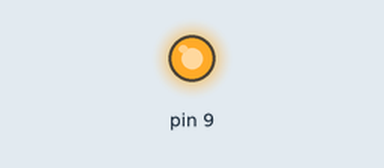
This program was run on a simulated MicroPython board. On the bench: output pins drawn as LEDs (lit = HIGH). At 12.0 s the program stops and its outputs stay as they are.

Above: at 1.0 s.
At 3.0 s:
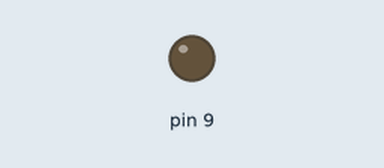
Timing chart, 0 to 5.2 s (numbered marks = the images above):
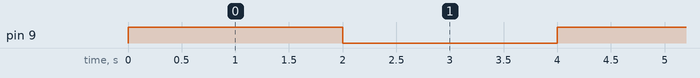

The program:

control_motor.py
```python
from machine import Pin
import time


###############################################
# Toggle the vibrating disk motor on and off  #
###############################################
Pin.exp_board.G9
p_out = Pin(Pin.exp_board.G9, mode=Pin.OUT)
Pin.exp_board.G9.id()

for i in range(1,4):
    p_out.value(1)
    time.sleep(2)
    p_out.value(0)
    time.sleep(2)
```

Measured:
- by itself, pin 9: alternates HIGH for 2.0 s and LOW for 2.0 s, 6 changes in all, then stays LOW
